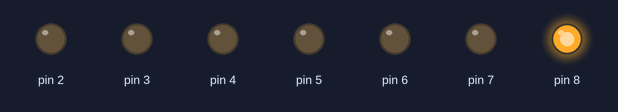
The sketch below on a simulated Arduino Uno, built with avr-gcc and run on an emulated ATmega328P. On the bench: output pins drawn as LEDs (lit = HIGH).

Above: at 0.5 s.
At 2.5 s:
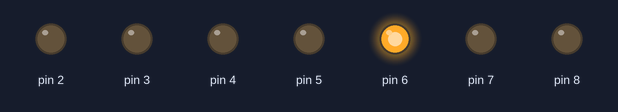
At 3.5 s:
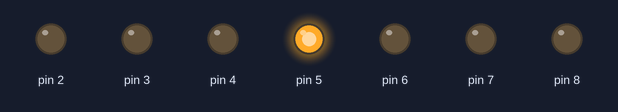
At 4.5 s:
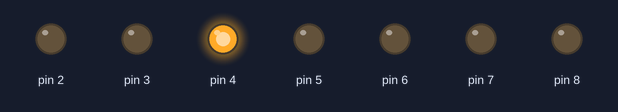
At 6.5 s:
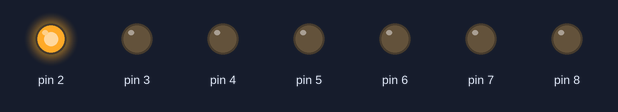
At 8.5 s:
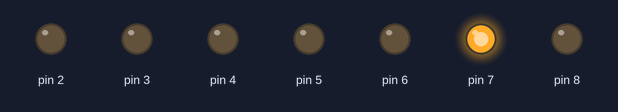
Timing chart, 0 to 9.1 s (numbered marks = the images above):
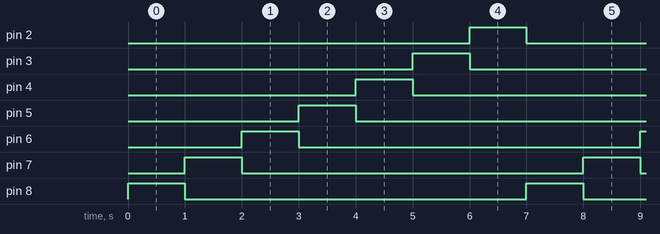

Measured:
- by itself, pin 2–8: alternates HIGH for 1.0 s and LOW for 6.0 s
- by itself, everything shown: repeats every 7.0 s, in 8 steps

The sketch:

postlab4.ino
```cpp
void setup() {
  for (int i = 8; i >= 2; i--) {
  	pinMode(i, OUTPUT);
  }
}

void loop() {
  for (int i = 8; i >= 2; i--) {
	digitalWrite(i, HIGH);
    delay(1000);
 	digitalWrite(i, LOW);
  }
}
```
